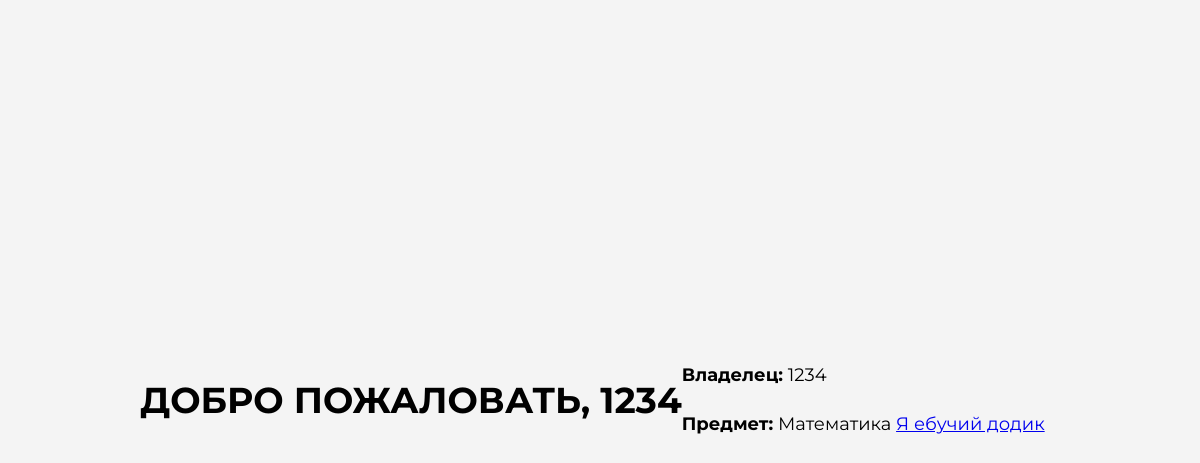
Page / (signed in) on the earlier database version.
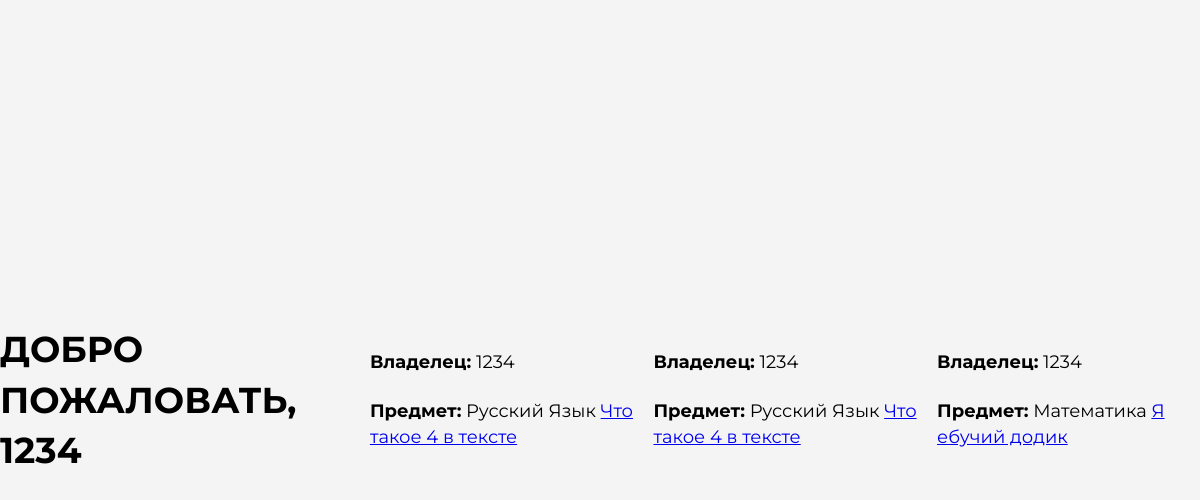
Same page on the later database version.
### init.py (models this page shows, shortened)
class Base(DeclarativeBase):
    pass

class Question(Base):
    __tablename__ = "questions"
    id: Mapped[int] = mapped_column(primary_key=True)
    owner: Mapped[str] = mapped_column(String(30))
    subject: Mapped[str] = mapped_column(String(20))
    title: Mapped[str] = mapped_column(String(30))
    description: Mapped[str] = mapped_column(String(1000))

### main.py (the view)
@app.get("/", tags="Главная")
async def main(request: Request):
    if request.cookies.get("id"):
        with Session(init.engine) as conn:
            stmt = select(
                init.Question.owner,
                init.Question.subject,
                init.Question.title,
                init.Question.description
            ).order_by(init.Question.id.desc())
            data = conn.execute(stmt).fetchall()
            result = []
            for row in data:
                result.append({
                    "owner": row.owner,
                    "subject": row.subject,
                    "title": row.title,
                    "description": row.description
                })
            return templates.TemplateResponse("main.html", {"request": request,
                                                            "username": function.decrypt(request.cookies.get("username")),
                                                            "result": result})
    else:
        return RedirectResponse(url="/login", status_code=303)

### templates/main.html (shortened to what this page needs)
<!DOCTYPE html>
<html lang="ru">
<head>
    <link rel="stylesheet" href="{{ url_for('static', path='/main.css') }}">
    <link rel="stylesheet" href="{{ url_for('static', path='/auth.css') }}">
</head>
<body>
    <h1>Добро пожаловать, {{ username }}</h1>
    {% for note in result %}
        <div>
            <p><strong>Владелец:</strong> {{ note.owner }}
            <p><strong>Предмет:</strong> {{ note.subject }}
            <a href="#">{{ note.title }}</a>
        </div>
    {% endfor %}
</body>
</html>

### static/main.css (style rules this page uses)
body, :where(blockquote, figure, fieldset):where([class]) { margin: 0; }
p { --paragraphMarginBottom: 24px; margin-block: 0; }
p:where(:not([class]):not(:last-child)) { margin-bottom: var(--paragraphMarginBottom); }
html { height: 100%; scrollbar-gutter: stable; }
html { scroll-behavior: smooth; }
body { min-height: 100%; line-height: 1.5; }
:root { --color-dark: #000; --color-light: #fff; --color-light-gray: #F4F4F4; --color-dark-gray: #888; --border: 1px solid var(--color-dark); --font-family-base: 'Montserrat', sans-serif; --font-family-alternate: 'PlayfairDisplay', sans-serif; --container-width: 1200px; --container-padding-x: 15px; --transition-duration: .2s; }
body { font-family: var(--font-family-base); color: var(--color-dark); font-size: 18px; line-height: 1.4; background-color: var(--color-light-gray); }
h1, h2, h3, h4, h5, h6 { font-weight: 700; text-transform: uppercase; }

### static/auth.css (style rules this page uses)
body { display: flex; align-items: center; justify-content: center; }

Differences in the rows shown:
added Question: owner "1234", subject "Русский Язык", title "Что такое 4 в тексте"
added Question: owner "1234", subject "Русский Язык", title "Что такое 4 в тексте"
